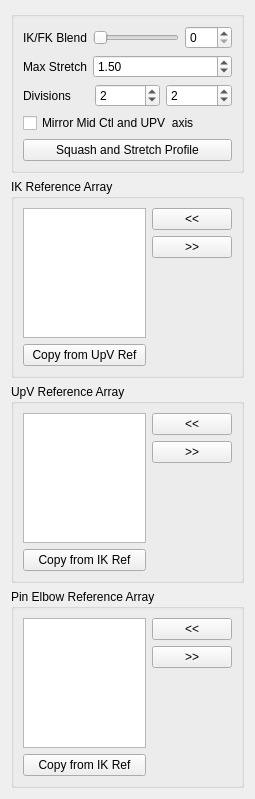
<?xml version="1.0" encoding="UTF-8"?>
<ui version="4.0">
 <class>Form</class>
 <widget class="QWidget" name="Form">
  <property name="geometry">
   <rect>
    <x>0</x>
    <y>0</y>
    <width>255</width>
    <height>799</height>
   </rect>
  </property>
  <property name="windowTitle">
   <string>Form</string>
  </property>
  <layout class="QGridLayout" name="gridLayout">
   <item row="0" column="0">
    <widget class="QGroupBox" name="groupBox">
     <property name="title">
      <string/>
     </property>
     <layout class="QGridLayout" name="gridLayout_2">
      <item row="0" column="0">
       <layout class="QVBoxLayout" name="verticalLayout">
        <item>
         <layout class="QFormLayout" name="formLayout">
          <property name="fieldGrowthPolicy">
           <enum>QFormLayout::AllNonFixedFieldsGrow</enum>
          </property>
          <item row="0" column="0">
           <widget class="QLabel" name="ikfk_label">
            <property name="text">
             <string>IK/FK Blend</string>
            </property>
           </widget>
          </item>
          <item row="0" column="1">
           <layout class="QHBoxLayout" name="horizontalLayout_3">
            <item>
             <widget class="QSlider" name="ikfk_slider">
              <property name="minimumSize">
               <size>
                <width>0</width>
                <height>15</height>
               </size>
              </property>
              <property name="maximum">
               <number>100</number>
              </property>
              <property name="orientation">
               <enum>Qt::Horizontal</enum>
              </property>
             </widget>
            </item>
            <item>
             <widget class="QSpinBox" name="ikfk_spinBox">
              <property name="maximum">
               <number>100</number>
              </property>
             </widget>
            </item>
           </layout>
          </item>
          <item row="1" column="0">
           <widget class="QLabel" name="maxStretch_label">
            <property name="sizePolicy">
             <sizepolicy hsizetype="MinimumExpanding" vsizetype="MinimumExpanding">
              <horstretch>0</horstretch>
              <verstretch>0</verstretch>
             </sizepolicy>
            </property>
            <property name="text">
             <string>Max Stretch</string>
            </property>
           </widget>
          </item>
          <item row="1" column="1">
           <widget class="QDoubleSpinBox" name="maxStretch_spinBox">
            <property name="sizePolicy">
             <sizepolicy hsizetype="MinimumExpanding" vsizetype="Fixed">
              <horstretch>0</horstretch>
              <verstretch>0</verstretch>
             </sizepolicy>
            </property>
            <property name="minimum">
             <double>1.000000000000000</double>
            </property>
            <property name="value">
             <double>1.500000000000000</double>
            </property>
           </widget>
          </item>
         </layout>
        </item>
        <item>
         <layout class="QHBoxLayout" name="horizontalLayout">
          <item>
           <widget class="QLabel" name="divisions_label">
            <property name="text">
             <string>Divisions</string>
            </property>
           </widget>
          </item>
          <item>
           <widget class="QSpinBox" name="div0_spinBox">
            <property name="minimum">
             <number>1</number>
            </property>
            <property name="value">
             <number>2</number>
            </property>
           </widget>
          </item>
          <item>
           <widget class="QSpinBox" name="div1_spinBox">
            <property name="minimum">
             <number>1</number>
            </property>
            <property name="value">
             <number>2</number>
            </property>
           </widget>
          </item>
         </layout>
        </item>
        <item>
         <widget class="QCheckBox" name="mirrorMid_checkBox">
          <property name="toolTip">
           <string extracomment="This option set the axis of the mid CTL (elbow) and the up vector control to move in a mirror behaviour ">This option set the axis of the mid CTL (elbow) and the up vector control to move in a mirror behaviour </string>
          </property>
          <property name="statusTip">
           <string extracomment="This option set the axis of the mid CTL (elbow) and the up vector control to move in a mirror behaviour ">This option set the axis of the mid CTL (elbow) and the up vector control to move in a mirror behaviour </string>
          </property>
          <property name="whatsThis">
           <string>This option set the axis of the mid CTL (elbow) and the up vector control to move in a mirror behaviour </string>
          </property>
          <property name="text">
           <string>Mirror Mid Ctl and UPV  axis</string>
          </property>
         </widget>
        </item>
        <item>
         <layout class="QHBoxLayout" name="horizontalLayout_2">
          <item>
           <widget class="QPushButton" name="squashStretchProfile_pushButton">
            <property name="text">
             <string>Squash and Stretch Profile</string>
            </property>
           </widget>
          </item>
         </layout>
        </item>
       </layout>
      </item>
     </layout>
    </widget>
   </item>
   <item row="1" column="0">
    <widget class="QGroupBox" name="ikRefArray_groupBox">
     <property name="title">
      <string>IK Reference Array</string>
     </property>
     <layout class="QGridLayout" name="gridLayout_3">
      <item row="0" column="0">
       <layout class="QHBoxLayout" name="ikRefArray_horizontalLayout">
        <item>
         <layout class="QVBoxLayout" name="ikRefArray_verticalLayout_1">
          <item>
           <widget class="QListWidget" name="ikRefArray_listWidget">
            <property name="dragDropOverwriteMode">
             <bool>true</bool>
            </property>
            <property name="dragDropMode">
             <enum>QAbstractItemView::InternalMove</enum>
            </property>
            <property name="defaultDropAction">
             <enum>Qt::MoveAction</enum>
            </property>
            <property name="alternatingRowColors">
             <bool>true</bool>
            </property>
            <property name="selectionMode">
             <enum>QAbstractItemView::ExtendedSelection</enum>
            </property>
            <property name="selectionRectVisible">
             <bool>false</bool>
            </property>
           </widget>
          </item>
          <item>
           <widget class="QPushButton" name="ikRefArray_copyRef_pushButton">
            <property name="text">
             <string>Copy from UpV Ref</string>
            </property>
           </widget>
          </item>
         </layout>
        </item>
        <item>
         <layout class="QVBoxLayout" name="ikRefArray_verticalLayout_2">
          <item>
           <widget class="QPushButton" name="ikRefArrayAdd_pushButton">
            <property name="text">
             <string>&lt;&lt;</string>
            </property>
           </widget>
          </item>
          <item>
           <widget class="QPushButton" name="ikRefArrayRemove_pushButton">
            <property name="text">
             <string>&gt;&gt;</string>
            </property>
           </widget>
          </item>
          <item>
           <spacer name="ikRefArray_verticalSpacer">
            <property name="orientation">
             <enum>Qt::Vertical</enum>
            </property>
            <property name="sizeHint" stdset="0">
             <size>
              <width>20</width>
              <height>40</height>
             </size>
            </property>
           </spacer>
          </item>
         </layout>
        </item>
       </layout>
      </item>
     </layout>
    </widget>
   </item>
   <item row="2" column="0">
    <widget class="QGroupBox" name="upvRefArray_groupBox">
     <property name="title">
      <string>UpV Reference Array</string>
     </property>
     <layout class="QGridLayout" name="gridLayout_5">
      <item row="0" column="0">
       <layout class="QHBoxLayout" name="upvRefArray_horizontalLayout">
        <item>
         <layout class="QVBoxLayout" name="upvRefArray_verticalLayout_1">
          <item>
           <widget class="QListWidget" name="upvRefArray_listWidget">
            <property name="dragDropOverwriteMode">
             <bool>true</bool>
            </property>
            <property name="dragDropMode">
             <enum>QAbstractItemView::InternalMove</enum>
            </property>
            <property name="defaultDropAction">
             <enum>Qt::MoveAction</enum>
            </property>
            <property name="alternatingRowColors">
             <bool>true</bool>
            </property>
            <property name="selectionMode">
             <enum>QAbstractItemView::ExtendedSelection</enum>
            </property>
            <property name="selectionRectVisible">
             <bool>false</bool>
            </property>
           </widget>
          </item>
          <item>
           <widget class="QPushButton" name="upvRefArray_copyRef_pushButton">
            <property name="text">
             <string>Copy from IK Ref</string>
            </property>
           </widget>
          </item>
         </layout>
        </item>
        <item>
         <layout class="QVBoxLayout" name="upvRefArray_verticalLayout_2">
          <item>
           <widget class="QPushButton" name="upvRefArrayAdd_pushButton">
            <property name="text">
             <string>&lt;&lt;</string>
            </property>
           </widget>
          </item>
          <item>
           <widget class="QPushButton" name="upvRefArrayRemove_pushButton">
            <property name="text">
             <string>&gt;&gt;</string>
            </property>
           </widget>
          </item>
          <item>
           <spacer name="upvRefArray_verticalSpacer">
            <property name="orientation">
             <enum>Qt::Vertical</enum>
            </property>
            <property name="sizeHint" stdset="0">
             <size>
              <width>20</width>
              <height>40</height>
             </size>
            </property>
           </spacer>
          </item>
         </layout>
        </item>
       </layout>
      </item>
     </layout>
    </widget>
   </item>
   <item row="3" column="0">
    <widget class="QGroupBox" name="pinRefArray_groupBox">
     <property name="title">
      <string>Pin Elbow Reference Array</string>
     </property>
     <layout class="QGridLayout" name="gridLayout_4">
      <item row="0" column="0">
       <layout class="QHBoxLayout" name="pinRefArray_horizontalLayout">
        <item>
         <layout class="QVBoxLayout" name="pinRefArray_verticalLayout">
          <item>
           <widget class="QListWidget" name="pinRefArray_listWidget">
            <property name="dragDropOverwriteMode">
             <bool>true</bool>
            </property>
            <property name="dragDropMode">
             <enum>QAbstractItemView::InternalMove</enum>
            </property>
            <property name="defaultDropAction">
             <enum>Qt::MoveAction</enum>
            </property>
            <property name="alternatingRowColors">
             <bool>true</bool>
            </property>
            <property name="selectionMode">
             <enum>QAbstractItemView::ExtendedSelection</enum>
            </property>
            <property name="selectionRectVisible">
             <bool>false</bool>
            </property>
           </widget>
          </item>
          <item>
           <widget class="QPushButton" name="pinRefArray_copyRef_pushButton">
            <property name="text">
             <string>Copy from IK Ref</string>
            </property>
           </widget>
          </item>
         </layout>
        </item>
        <item>
         <layout class="QVBoxLayout" name="pinRefArray_verticalLayout_2">
          <item>
           <widget class="QPushButton" name="pinRefArrayAdd_pushButton">
            <property name="text">
             <string>&lt;&lt;</string>
            </property>
           </widget>
          </item>
          <item>
           <widget class="QPushButton" name="pinRefArrayRemove_pushButton">
            <property name="text">
             <string>&gt;&gt;</string>
            </property>
           </widget>
          </item>
          <item>
           <spacer name="pinRefArray_verticalSpacer">
            <property name="orientation">
             <enum>Qt::Vertical</enum>
            </property>
            <property name="sizeHint" stdset="0">
             <size>
              <width>20</width>
              <height>40</height>
             </size>
            </property>
           </spacer>
          </item>
         </layout>
        </item>
       </layout>
      </item>
     </layout>
    </widget>
   </item>
  </layout>
 </widget>
 <resources/>
 <connections>
  <connection>
   <sender>ikfk_slider</sender>
   <signal>sliderMoved(int)</signal>
   <receiver>ikfk_spinBox</receiver>
   <slot>setValue(int)</slot>
   <hints>
    <hint type="sourcelabel">
     <x>144</x>
     <y>47</y>
    </hint>
    <hint type="destinationlabel">
     <x>220</x>
     <y>45</y>
    </hint>
   </hints>
  </connection>
  <connection>
   <sender>ikfk_spinBox</sender>
   <signal>valueChanged(int)</signal>
   <receiver>ikfk_slider</receiver>
   <slot>setValue(int)</slot>
   <hints>
    <hint type="sourcelabel">
     <x>222</x>
     <y>37</y>
    </hint>
    <hint type="destinationlabel">
     <x>182</x>
     <y>37</y>
    </hint>
   </hints>
  </connection>
 </connections>
</ui>
